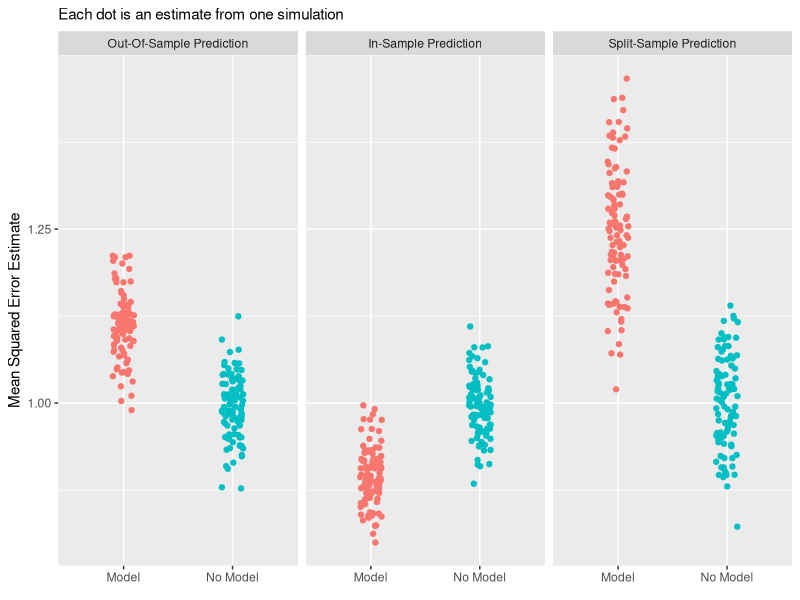

The R script that drew this image:
## ---- chunk 1
library(tidyverse)
## ---- chunk 2
generate_data <- function(sample_size = 1000, num_features = 100) {
  # Predictors are independent Normal
  X <- replicate(num_features, rnorm(sample_size))
  colnames(X) <- paste0("x",1:num_features)
  
  as_tibble(X) |>
    # Outcome is an independent Normal
    mutate(y = rnorm(n()))
}
## ---- chunk 3
data <- generate_data(sample_size = 1000, num_features = 100)
## ---- chunk 4
model <- lm(y ~ ., data = data)
## ---- chunk 5
no_model <- lm(y ~ 1, data = data)
## ---- chunk 6
data |>
  mutate(
    predicted_model = predict(model),
    predicted_no_model = predict(no_model),
    squared_error_model = (y - predicted_model) ^ 2,
    squared_error_no_model = (y - predicted_no_model) ^ 2,
  ) |>
  select(starts_with("squared")) |>
  summarize_all(.funs = mean)
## ---- chunk 7
out_of_sample <- generate_data()
## ---- chunk 8
out_of_sample |>
  mutate(
    predicted_model = predict(model, newdata = out_of_sample),
    predicted_no_model = predict(no_model, newdata = out_of_sample),
    squared_error_model = (y - predicted_model) ^ 2,
    squared_error_no_model = (y - predicted_no_model) ^ 2,
  ) |>
  select(starts_with("squared")) |>
  summarize_all(.funs = mean)
## ---- chunk 9
library(rsample)
split <- initial_split(data, prop = .5)
## ---- chunk 10
model <- lm(y ~ ., data = training(split))
no_model <- lm(y ~ 1, data = training(split))
## ---- chunk 11
testing(split) |>
  mutate(
    predicted_model = predict(model, newdata = testing(split)),
    predicted_no_model = predict(no_model, newdata = testing(split)),
    squared_error_model = (y - predicted_model) ^ 2,
    squared_error_no_model = (y - predicted_no_model) ^ 2,
  ) |>
  select(starts_with("squared")) |>
  summarize_all(.funs = mean)
## ---- chunk 12
library(foreach)
generate_data <- function(sample_size = 1000) {
  
  p <- 100
  X <- replicate(p, rnorm(sample_size))
  colnames(X) <- paste0("x",1:p)
  
  as_tibble(X) |>
    mutate(y = rnorm(n()))
}
get_mse <- function(train, test) {
  
  no_model <- lm(y ~ 1, data = train)
  model <- lm(y ~ ., data = train)
  
  test |>
    mutate(
      no_model = predict(no_model, newdata = test),
      model = predict(model, newdata = test)
    ) |>
    summarize(
      no_model = mean((y - no_model) ^ 2),
      model = mean((y - model) ^ 2)
    )
}

sim_samp_size <- 1000

# In-sample simulation
sim_one <- foreach(i = 1:100, .combine = "rbind") %do% {
  data <- generate_data(sample_size = sim_samp_size)
  get_mse(data, data)
}

# Out-of-sample simulation
sim_two <- foreach(i = 1:100, .combine = "rbind") %do% {
  data <- generate_data(sample_size = sim_samp_size)
  test <- generate_data(sample_size = sim_samp_size)
  get_mse(data, test)
}

# Split sample simulation
sim_split <- foreach(i = 1:100, .combine = "rbind") %do% {
  data <- generate_data(sample_size = sim_samp_size)
  split <- initial_split(data, prop = .5)
  get_mse(training(split), testing(split))
}

sim_one |>
  mutate(sample = "In-Sample Prediction") |>
  bind_rows(
    sim_two |>
      mutate(sample = "Out-of-Sample Prediction")
  ) |>
  bind_rows(
    sim_split |>
      mutate(sample = "Split-Sample Prediction")
  ) |>
  mutate(sample = fct_relevel(sample, c("Out-of-Sample Prediction","In-Sample Prediction","Split-Sample Prediction"))) |>
  #group_by(sample) |>
  #summarize_all(mean) |>
  pivot_longer(cols = -sample) |>
  ggplot(aes(x = name, color = name, y = value)) +
  geom_jitter(width = .1, height = 0) +
  scale_x_discrete(
    name = element_blank(),
    labels = \(x) str_to_title(str_replace(x,"_"," "))
  ) +
  theme(legend.position = "none") +
  ylab("Mean Squared Error Estimate") +
  facet_wrap(~sample, ncol = 3, labeller = as_labeller(str_to_title)) +
  ggtitle(NULL, subtitle = "Each dot is an estimate from one simulation")
